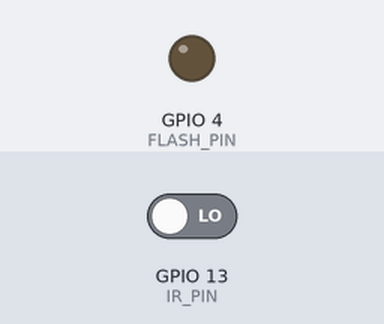
Bench run of a sketch on a simulated ESP32. Parts: output pins drawn as LEDs (lit = HIGH). Inputs (shaded band) come from the test bench; at power-on: GPIO 13 (IR_PIN) LOW. WiFi joins after 1.5 s; servers stay silent unless stated; uploads are accepted with an empty reply; the camera gives no picture; what the sketch prints to the serial monitor is not drawn.

Above: at 4.6 s.
4.7 s: GPIO 13 (IR_PIN) driven HIGH
At 5.26 s:
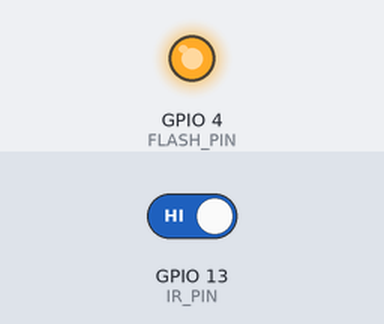
Timing chart, 0 to 7.7 s (numbered marks = the images above; inputs shaded):
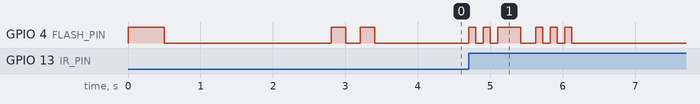

The sketch:

esp32_Cam_Firebase.ino
```cpp
#include <Arduino.h>
#include <WiFi.h>
#include <HTTPClient.h>
#include <WiFiClientSecure.h>
#include "esp_camera.h"

// ══════════════════════════════════════════
//   YOUR SETTINGS — EDIT THESE 3 LINES
// ══════════════════════════════════════════
#define WIFI_SSID      "YOUR_WIFI_SSID"
#define WIFI_PASSWORD  "YOUR_WIFI_PASSWORD"
#define DATABASE_URL   "https://your-project-default-rtdb.firebaseio.com/"

#define IR_PIN    13   // GPIO pin connected to IR sensor OUT
#define FLASH_PIN  4   // ESP32-CAM built-in flash LED

// ══════════════════════════════════════════
//   ESP32-CAM PINS (AI-Thinker — DO NOT CHANGE)
// ══════════════════════════════════════════
#define PWDN_GPIO   32
#define RESET_GPIO  -1
#define XCLK_GPIO    0
#define SIOD_GPIO   26
#define SIOC_GPIO   27
#define Y9_GPIO     35
#define Y8_GPIO     34
#define Y7_GPIO     39
#define Y6_GPIO     36
#define Y5_GPIO     21
#define Y4_GPIO     19
#define Y3_GPIO     18
#define Y2_GPIO      5
#define VSYNC_GPIO  25
#define HREF_GPIO   23
#define PCLK_GPIO   22

// ══════════════════════════════════════════
//   BASE64 ENCODER
// ══════════════════════════════════════════
static const char b64chars[] =
  "ABCDEFGHIJKLMNOPQRSTUVWXYZabcdefghijklmnopqrstuvwxyz0123456789+/";

String base64Encode(uint8_t* data, size_t len) {
  String result = "";
  result.reserve((len / 3 + 1) * 4 + 4);
  int i = 0;
  uint8_t b3[3], b4[4];
  size_t remaining = len;
  while (remaining--) {
    b3[i++] = *data++;
    if (i == 3) {
      b4[0] = (b3[0] & 0xfc) >> 2;
      b4[1] = ((b3[0] & 0x03) << 4) + ((b3[1] & 0xf0) >> 4);
      b4[2] = ((b3[1] & 0x0f) << 2) + ((b3[2] & 0xc0) >> 6);
      b4[3] =  b3[2] & 0x3f;
      for (int j = 0; j < 4; j++) result += b64chars[b4[j]];
      i = 0;
    }
  }
  if (i) {
    for (int j = i; j < 3; j++) b3[j] = 0;
    b4[0] = (b3[0] & 0xfc) >> 2;
    b4[1] = ((b3[0] & 0x03) << 4) + ((b3[1] & 0xf0) >> 4);
    b4[2] = ((b3[1] & 0x0f) << 2) + ((b3[2] & 0xc0) >> 6);
    for (int j = 0; j < i + 1; j++) result += b64chars[b4[j]];
    while (i++ < 3) result += '=';
  }
  return result;
}

// ══════════════════════════════════════════
//   CAMERA INIT
// ══════════════════════════════════════════
void initCamera() {
  camera_config_t cfg;
  cfg.ledc_channel = LEDC_CHANNEL_0;
  cfg.ledc_timer   = LEDC_TIMER_0;
  cfg.pin_d0  = Y2_GPIO;  cfg.pin_d1  = Y3_GPIO;
  cfg.pin_d2  = Y4_GPIO;  cfg.pin_d3  = Y5_GPIO;
  cfg.pin_d4  = Y6_GPIO;  cfg.pin_d5  = Y7_GPIO;
  cfg.pin_d6  = Y8_GPIO;  cfg.pin_d7  = Y9_GPIO;
  cfg.pin_xclk     = XCLK_GPIO;
  cfg.pin_pclk     = PCLK_GPIO;
  cfg.pin_vsync    = VSYNC_GPIO;
  cfg.pin_href     = HREF_GPIO;
  cfg.pin_sscb_sda = SIOD_GPIO;
  cfg.pin_sscb_scl = SIOC_GPIO;
  cfg.pin_pwdn     = PWDN_GPIO;
  cfg.pin_reset    = RESET_GPIO;
  cfg.xclk_freq_hz = 20000000;
  cfg.pixel_format = PIXFORMAT_JPEG;
  cfg.frame_size   = FRAMESIZE_QVGA;  // 320x240
  cfg.jpeg_quality = 20;
  cfg.fb_count     = 1;

  if (esp_camera_init(&cfg) != ESP_OK) {
    Serial.println("Camera init failed! Restarting...");
    delay(2000);
    ESP.restart();
  }
  Serial.println("Camera ready");
}

// ══════════════════════════════════════════
//   SEND TO FIREBASE USING REST API
// ══════════════════════════════════════════
bool sendToFirebase(String b64image) {
  WiFiClientSecure client;
  client.setInsecure();
  client.setTimeout(15);

  HTTPClient http;

  String url = String(DATABASE_URL) + "/current_photo.json";

  Serial.println("Connecting to Firebase...");

  if (!http.begin(client, url)) {
    Serial.println("HTTP begin failed");
    return false;
  }

  http.addHeader("Content-Type", "application/json");
  http.setTimeout(15000);

  String payload = "{";
  payload += "\"photo\":\"" + b64image + "\",";
  payload += "\"motion\":true,";
  payload += "\"timestamp\":" + String(millis());
  payload += "}";

  Serial.println("Sending data...");
  int httpCode = http.PUT(payload);

  if (httpCode > 0) {
    Serial.printf("HTTP Response: %d\n", httpCode);
    if (httpCode == 200 || httpCode == 204) {
      Serial.println("SUCCESS! Data sent to Firebase!");
      http.end();
      return true;
    } else {
      String response = http.getString();
      Serial.println("Error response: " + response);
    }
  } else {
    Serial.printf("HTTP failed: %s\n",
      http.errorToString(httpCode).c_str());
  }

  http.end();
  return false;
}

// ══════════════════════════════════════════
//   CAPTURE AND SEND
// ══════════════════════════════════════════
void captureAndSend() {

  // ── Blink twice = motion detected ──
  digitalWrite(FLASH_PIN, HIGH); delay(100);
  digitalWrite(FLASH_PIN, LOW);  delay(100);
  digitalWrite(FLASH_PIN, HIGH); delay(100);
  digitalWrite(FLASH_PIN, LOW);  delay(100);

  Serial.println("Capturing image...");

  // Flash ON for better photo quality
  digitalWrite(FLASH_PIN, HIGH);

  // Discard first frame (camera warm up)
  camera_fb_t* fb = esp_camera_fb_get();
  esp_camera_fb_return(fb);
  delay(200);

  // Take actual photo with flash ON
  fb = esp_camera_fb_get();

  // Flash OFF immediately after capture
  digitalWrite(FLASH_PIN, LOW);

  if (!fb) {
    Serial.println("Capture failed!");
    // Long blink = capture error
    digitalWrite(FLASH_PIN, HIGH); delay(1000);
    digitalWrite(FLASH_PIN, LOW);
    return;
  }

  Serial.printf("Image size: %d bytes\n", fb->len);

  // Encode to Base64
  String b64 = base64Encode(fb->buf, fb->len);
  esp_camera_fb_return(fb);

  Serial.printf("Base64 length: %d chars\n", b64.length());

  // Send to Firebase
  if (sendToFirebase(b64)) {
    // ── Blink 3 times = upload success ──
    for (int i = 0; i < 3; i++) {
      digitalWrite(FLASH_PIN, HIGH); delay(100);
      digitalWrite(FLASH_PIN, LOW);  delay(100);
    }
    Serial.println("════ Photo uploaded successfully! ════");
  } else {
    // ── Long blink = upload failed ──
    digitalWrite(FLASH_PIN, HIGH); delay(1000);
    digitalWrite(FLASH_PIN, LOW);
    Serial.println("Upload failed — will retry on next motion");
  }
}

// ══════════════════════════════════════════
//   SETUP
// ══════════════════════════════════════════
void setup() {
  Serial.begin(115200);
  Serial.println("\nESP32-CAM Motion Detector Starting...");

  // Flash pin setup
  pinMode(FLASH_PIN, OUTPUT);
  digitalWrite(FLASH_PIN, LOW);  // OFF at start

  // IR sensor pin setup
  pinMode(IR_PIN, INPUT);

  // Startup blink — 1 slow blink = system starting
  digitalWrite(FLASH_PIN, HIGH); delay(500);
  digitalWrite(FLASH_PIN, LOW);  delay(500);

  // Init camera
  initCamera();

  // Connect WiFi
  WiFi.mode(WIFI_STA);
  WiFi.begin(WIFI_SSID, WIFI_PASSWORD);
  Serial.print("Connecting WiFi");

  int retry = 0;
  while (WiFi.status() != WL_CONNECTED) {
    delay(500);
    Serial.print(".");
    retry++;
    if (retry > 40) {
      Serial.println("\nWiFi timeout! Restarting...");
      // Rapid blink = WiFi failed
      for (int i = 0; i < 10; i++) {
        digitalWrite(FLASH_PIN, HIGH); delay(100);
        digitalWrite(FLASH_PIN, LOW);  delay(100);
      }
      delay(1000);
      ESP.restart();
    }
  }

  Serial.println();
  Serial.println("WiFi connected!");
  Serial.println("IP: " + WiFi.localIP().toString());

  // WiFi connected — 2 quick blinks
  digitalWrite(FLASH_PIN, HIGH); delay(200);
  digitalWrite(FLASH_PIN, LOW);  delay(200);
  digitalWrite(FLASH_PIN, HIGH); delay(200);
  digitalWrite(FLASH_PIN, LOW);

  Serial.println("════════════════════════════════");
  Serial.println("Ready — waiting for motion...");
  Serial.println("════════════════════════════════");
}

// ══════════════════════════════════════════
//   LOOP
// ══════════════════════════════════════════
void loop() {
  // Auto reconnect WiFi if dropped
  if (WiFi.status() != WL_CONNECTED) {
    Serial.println("WiFi lost! Reconnecting...");
    WiFi.reconnect();
    delay(5000);
    return;
  }

  // Detect motion
  if (digitalRead(IR_PIN) == HIGH) {
    Serial.println("\nMotion detected!");
    captureAndSend();
    Serial.println("Cooldown 8 seconds...");
    delay(8000);
  }
}
```

Measured:
- after the input at 4.7 s, GPIO 4 (FLASH_PIN): LOW → HIGH at once, → LOW 0.10 s later, → HIGH 0.10 s later, → LOW 0.10 s later, … (12 changes in this stretch)
